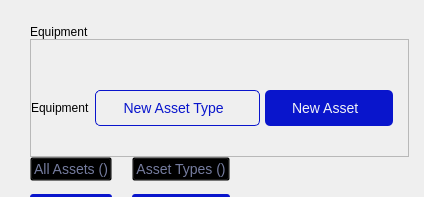
                <widget class="QFrame" name="Equip_top_frame">
                 <property name="layoutDirection">
                  <enum>Qt::LeftToRight</enum>
                 </property>
                 <property name="styleSheet">
                  <string notr="true"/>
                 </property>
                 <property name="frameShape">
                  <enum>QFrame::NoFrame</enum>
                 </property>
                 <property name="frameShadow">
                  <enum>QFrame::Raised</enum>
                 </property>
                 <layout class="QVBoxLayout" name="Equip_top_layout">
                  <property name="spacing">
                   <number>0</number>
                  </property>
                  <property name="leftMargin">
                   <number>30</number>
                  </property>
                  <property name="topMargin">
                   <number>25</number>
                  </property>
                  <property name="rightMargin">
                   <number>15</number>
                  </property>
                  <property name="bottomMargin">
                   <number>0</number>
                  </property>
                  <item>
                   <widget class="QLabel" name="equip_small_header">
                    <property name="text">
                     <string>Equipment</string>
                    </property>
                   </widget>
                  </item>
                  <item>
                   <widget class="QFrame" name="frame_2">
                    <property name="frameShape">
                     <enum>QFrame::StyledPanel</enum>
                    </property>
                    <property name="frameShadow">
                     <enum>QFrame::Raised</enum>
                    </property>
                    <layout class="QHBoxLayout" name="horizontalLayout" stretch="1,0,0">
                     <property name="spacing">
                      <number>5</number>
                     </property>
                     <property name="leftMargin">
                      <number>0</number>
                     </property>
                     <property name="topMargin">
                      <number>50</number>
                     </property>
                     <property name="rightMargin">
                      <number>15</number>
                     </property>
                     <property name="bottomMargin">
                      <number>30</number>
                     </property>
                     <item alignment="Qt::AlignLeft">
                      <widget class="QLabel" name="equip_header">
                       <property name="text">
                        <string>Equipment</string>
                       </property>
                      </widget>
                     </item>
                     <item alignment="Qt::AlignRight">
                      <widget class="QPushButton" name="equip_new_asset_type_butt">
                       <property name="minimumSize">
                        <size>
                         <width>165</width>
                         <height>36</height>
                        </size>
                       </property>
                       <property name="maximumSize">
                        <size>
                         <width>165</width>
                         <height>36</height>
                        </size>
                       </property>
                       <property name="layoutDirection">
                        <enum>Qt::RightToLeft</enum>
                       </property>
                       <property name="styleSheet">
                        <string notr="true">QPushButton {
	border-radius: 5px;
	border: 0.5px solid #0915CC;
	color: #0915CC;
	qproperty-icon: url(:/image/plus_blue_icon.svg);
	font-size: 14px;
}

QPushButton:hover {
	border: 0.5px solid rgba(9, 21, 204, 0.8);
	color: rgba(9, 21, 204, 0.8);
}
</string>
                       </property>
                       <property name="text">
                        <string>New Asset Type  </string>
                       </property>
                       <property name="iconSize">
                        <size>
                         <width>14</width>
                         <height>14</height>
                        </size>
                       </property>
                      </widget>
                     </item>
                     <item alignment="Qt::AlignRight">
                      <widget class="QPushButton" name="equip_new_asset_butt">
                       <property name="minimumSize">
                        <size>
                         <width>128</width>
                         <height>36</height>
                        </size>
                       </property>
                       <property name="maximumSize">
                        <size>
                         <width>128</width>
                         <height>36</height>
                        </size>
                       </property>
                       <property name="layoutDirection">
                        <enum>Qt::RightToLeft</enum>
                       </property>
                       <property name="styleSheet">
                        <string notr="true">QPushButton {
	background: #0915CC;
	border-radius: 5px;
	color: #F2F3F6;
	qproperty-icon: url(:/image/plus_white_icon.svg);
	font-size: 14px;
}

QPushButton:hover {
	background: rgba(9, 21, 204, 0.8);
}
</string>
                       </property>
                       <property name="text">
                        <string>New Asset  </string>
                       </property>
                       <property name="iconSize">
                        <size>
                         <width>14</width>
                         <height>14</height>
                        </size>
                       </property>
                      </widget>
                     </item>
                    </layout>
                   </widget>
                  </item>
                  <item alignment="Qt::AlignLeft">
                   <widget class="QFrame" name="frame_6">
                    <property name="minimumSize">
                     <size>
                      <width>0</width>
                      <height>40</height>
                     </size>
                    </property>
                    <property name="maximumSize">
                     <size>
                      <width>16777215</width>
                      <height>40</height>
                     </size>
                    </property>
                    <property name="styleSheet">
                     <string notr="true">QLabel {
	background: #0915CC;
	border-top-left-radius: 3px;
	border-top-right-radius: 3px;
}

QPushButton {
	background: transparent;
	font-size: 14px;
	color: #757C9F;
	outline: 0;
}

QPushButton:hover {
	color: #0915CC;
}

QPushButton[selected=true] {
	color: #0915CC;
}</string>
                    </property>
                    <property name="frameShape">
                     <enum>QFrame::NoFrame</enum>
                    </property>
                    <property name="frameShadow">
                     <enum>QFrame::Raised</enum>
                    </property>
                    <layout class="QHBoxLayout" name="horizontalLayout_5">
                     <property name="spacing">
                      <number>20</number>
                     </property>
                     <property name="leftMargin">
                      <number>0</number>
                     </property>
                     <property name="topMargin">
                      <number>0</number>
                     </property>
                     <property name="rightMargin">
                      <number>0</number>
                     </property>
                     <property name="bottomMargin">
                      <number>0</number>
                     </property>
                     <item>
                      <widget class="QFrame" name="frame_calculator_4">
                       <property name="frameShape">
                        <enum>QFrame::NoFrame</enum>
                       </property>
                       <property name="frameShadow">
                        <enum>QFrame::Raised</enum>
                       </property>
                       <property name="midLineWidth">
                        <number>0</number>
                       </property>
                       <layout class="QVBoxLayout" name="layout_calculator_4" stretch="2,0">
                        <property name="spacing">
                         <number>0</number>
                        </property>
                        <property name="leftMargin">
                         <number>0</number>
                        </property>
                        <property name="topMargin">
                         <number>0</number>
                        </property>
                        <property name="rightMargin">
                         <number>0</number>
                        </property>
                        <property name="bottomMargin">
                         <number>0</number>
                        </property>
                        <item alignment="Qt::AlignTop">
                         <widget class="QPushButton" name="button_calculator_4">
                          <property name="styleSheet">
                           <string notr="true"/>
                          </property>
                          <property name="text">
                           <string>All Assets ()</string>
                          </property>
                         </widget>
                        </item>
                        <item>
                         <widget class="QLabel" name="label_calculator_4">
                          <property name="sizePolicy">
                           <sizepolicy hsizetype="Preferred" vsizetype="Preferred">
                            <horstretch>0</horstretch>
                            <verstretch>0</verstretch>
                           </sizepolicy>
                          </property>
                          <property name="minimumSize">
                           <size>
                            <width>0</width>
                            <height>3</height>
                           </size>
                          </property>
                          <property name="maximumSize">
                           <size>
                            <width>16777215</width>
                            <height>3</height>
                           </size>
                          </property>
                          <property name="contextMenuPolicy">
                           <enum>Qt::DefaultContextMenu</enum>
                          </property>
                          <property name="styleSheet">
                           <string notr="true"/>
                          </property>
                          <property name="text">
                           <string/>
                          </property>
                          <property name="textInteractionFlags">
                           <set>Qt::LinksAccessibleByMouse</set>
                          </property>
                         </widget>
                        </item>
                       </layout>
                      </widget>
                     </item>
                     <item>
                      <widget class="QFrame" name="frame_calculator_2">
                       <property name="frameShape">
                        <enum>QFrame::NoFrame</enum>
                       </property>
                       <property name="frameShadow">
                        <enum>QFrame::Raised</enum>
                       </property>
                       <property name="midLineWidth">
                        <number>0</number>
                       </property>
                       <layout class="QVBoxLayout" name="layout_calculator_2" stretch="2,0">
                        <property name="spacing">
                         <number>0</number>
                        </property>
                        <property name="leftMargin">
                         <number>0</number>
                        </property>
                        <property name="topMargin">
                         <number>0</number>
                        </property>
                        <property name="rightMargin">
                         <number>0</number>
                        </property>
                        <property name="bottomMargin">
                         <number>0</number>
                        </property>
                        <item alignment="Qt::AlignTop">
                         <widget class="QPushButton" name="button_calculator_2">
                          <property name="styleSheet">
                           <string notr="true"/>
                          </property>
                          <property name="text">
                           <string>Asset Types ()</string>
                          </property>
                         </widget>
                        </item>
                        <item>
                         <widget class="QLabel" name="label_calculator_2">
                          <property name="sizePolicy">
                           <sizepolicy hsizetype="Preferred" vsizetype="Preferred">
                            <horstretch>0</horstretch>
                            <verstretch>0</verstretch>
                           </sizepolicy>
                          </property>
                          <property name="minimumSize">
                           <size>
                            <width>0</width>
                            <height>3</height>
                           </size>
                          </property>
                          <property name="maximumSize">
                           <size>
                            <width>16777215</width>
                            <height>3</height>
                           </size>
                          </property>
                          <property name="contextMenuPolicy">
                           <enum>Qt::DefaultContextMenu</enum>
                          </property>
                          <property name="styleSheet">
                           <string notr="true"/>
                          </property>
                          <property name="text">
                           <string/>
                          </property>
                          <property name="textInteractionFlags">
                           <set>Qt::LinksAccessibleByMouse</set>
                          </property>
                         </widget>
                        </item>
                       </layout>
                      </widget>
                     </item>
                    </layout>
                   </widget>
                  </item>
                 </layout>
                </widget>
